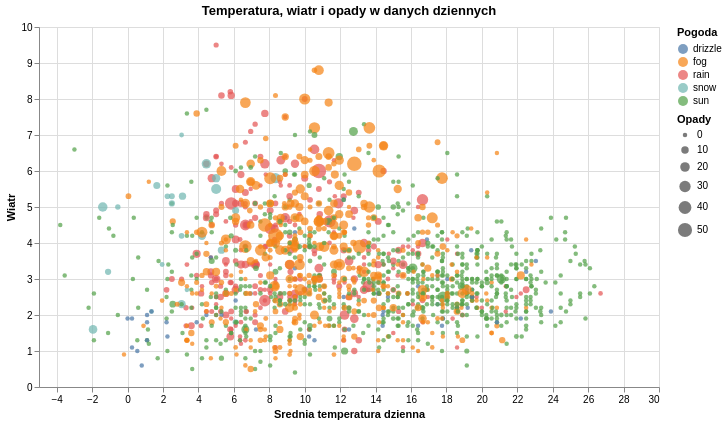

Source (notebook cell):
### Markdown cell above
### 3.6 Wizualizacja 3: temperatura, wiatr i typ pogody

Wykres punktowy pozwala zobaczyc relacje miedzy zmiennymi ilosciowymi. Kolor pokazuje kategorie pogody, a tooltip daje szybki dostep do szczegolow dnia.

### Code cell
weather_scatter = (
    alt.Chart(weather_clean)
    .mark_circle(size=65, opacity=0.72)
    .encode(
        x=alt.X("temp_mid:Q", title="Srednia temperatura dzienna"),
        y=alt.Y("wind:Q", title="Wiatr"),
        color=alt.Color("weather:N", title="Pogoda"),
        size=alt.Size("precipitation:Q", title="Opady", scale=alt.Scale(range=[20, 220])),
        tooltip=[
            alt.Tooltip("date:T", title="Data"),
            alt.Tooltip("weather:N", title="Pogoda"),
            alt.Tooltip("temp_mid:Q", title="Srednia temp.", format=".1f"),
            alt.Tooltip("wind:Q", title="Wiatr", format=".1f"),
            alt.Tooltip("precipitation:Q", title="Opady", format=".1f"),
        ],
    )
    .properties(width=620, height=360, title="Temperatura, wiatr i opady w danych dziennych")
)

weather_scatter

### Figure 1 — Vega specification as saved in the notebook (floating-point values rounded to 4 significant figures; data arrays with more than 128 entries replaced by an {"elided": "..."} marker saying what was removed)
{"$schema": "https://vega.github.io/schema/vega/v6.json", "data": [{"name": "source_0", "values": {"elided": "1461 records"}, "transform": [{"type": "formula", "expr": "toDate(datum['date'])", "as": "date"}]}, {"name": "source_0_x_domain_temp_mid", "values": [{"min": -3.8, "max": 26.7}]}, {"name": "source_0_y_domain_wind", "values": [{"min": 0.4, "max": 9.5}]}, {"name": "source_0_color_domain_weather", "values": [{"weather": "drizzle"}, {"weather": "rain"}, {"weather": "sun"}, {"weather": "snow"}, {"weather": "fog"}]}, {"name": "source_0_size_domain_precipitation", "values": [{"min": 0.0, "max": 55.9}]}], "marks": [{"type": "symbol", "name": "marks", "from": {"data": "source_0"}, "encode": {"update": {"fill": {"field": "weather", "scale": "color"}, "x": {"field": "temp_mid", "scale": "x"}, "size": {"field": "precipitation", "scale": "size"}, "shape": {"value": "circle"}, "opacity": {"value": 0.72}, "tooltip": {"signal": "{\"Data\": timeFormat(datum[\"date\"], \"%b %d, %Y\"), \"Pogoda\": isValid(datum[\"weather\"]) ? isArray(datum[\"weather\"]) ? join(datum[\"weather\"], '\\n') : datum[\"weather\"] : \"\"+datum[\"weather\"], \"Srednia temp.\": format(datum[\"temp_mid\"], \".1f\"), \"Wiatr\": format(datum[\"wind\"], \".1f\"), \"Opady\": format(datum[\"precipitation\"], \".1f\")}"}, "y": {"field": "wind", "scale": "y"}}}, "style": ["circle"]}], "scales": [{"name": "x", "type": "linear", "domain": [{"signal": "(data(\"source_0_x_domain_temp_mid\")[0] || {}).min"}, {"signal": "(data(\"source_0_x_domain_temp_mid\")[0] || {}).max"}], "range": [0, {"signal": "width"}], "zero": true, "nice": true}, {"name": "y", "type": "linear", "domain": [{"signal": "(data(\"source_0_y_domain_wind\")[0] || {}).min"}, {"signal": "(data(\"source_0_y_domain_wind\")[0] || {}).max"}], "range": [{"signal": "height"}, 0], "nice": true, "zero": true}, {"name": "color", "type": "ordinal", "domain": {"data": "source_0_color_domain_weather", "field": "weather", "sort": true}, "range": "category"}, {"name": "size", "type": "linear", "domain": [{"signal": "(data(\"source_0_size_domain_precipitation\")[0] || {}).min"}, {"signal": "(data(\"source_0_size_domain_precipitation\")[0] || {}).max"}], "range": [20, 220], "zero": true}], "axes": [{"scale": "x", "zindex": 0, "tickCount": {"signal": "ceil(width/40)"}, "domain": false, "aria": false, "gridScale": "y", "orient": "bottom", "grid": true, "ticks": false, "minExtent": 0, "maxExtent": 0, "labels": false}, {"scale": "y", "zindex": 0, "labels": false, "domain": false, "orient": "left", "gridScale": "x", "maxExtent": 0, "minExtent": 0, "aria": false, "ticks": false, "tickCount": {"signal": "ceil(height/40)"}, "grid": true}, {"scale": "x", "title": "Srednia temperatura dzienna", "labelOverlap": true, "orient": "bottom", "zindex": 0, "grid": false, "tickCount": {"signal": "ceil(width/40)"}, "labelFlush": true}, {"scale": "y", "zindex": 0, "grid": false, "title": "Wiatr", "orient": "left", "labelOverlap": true, "tickCount": {"signal": "ceil(height/40)"}}], "title": {"text": "Temperatura, wiatr i opady w danych dziennych", "frame": "group"}, "width": 620, "style": "cell", "padding": 5, "height": 360, "background": "white", "legends": [{"title": "Pogoda", "fill": "color", "symbolType": "circle", "encode": {"symbols": {"update": {"opacity": {"value": 0.72}}}}}, {"title": "Opady", "size": "size", "symbolType": "circle", "encode": {"symbols": {"update": {"fill": {"value": "black"}, "fillOpacity": {"value": 0.72}, "opacity": {"value": 0.72}, "stroke": {"value": "transparent"}}}}}]}
